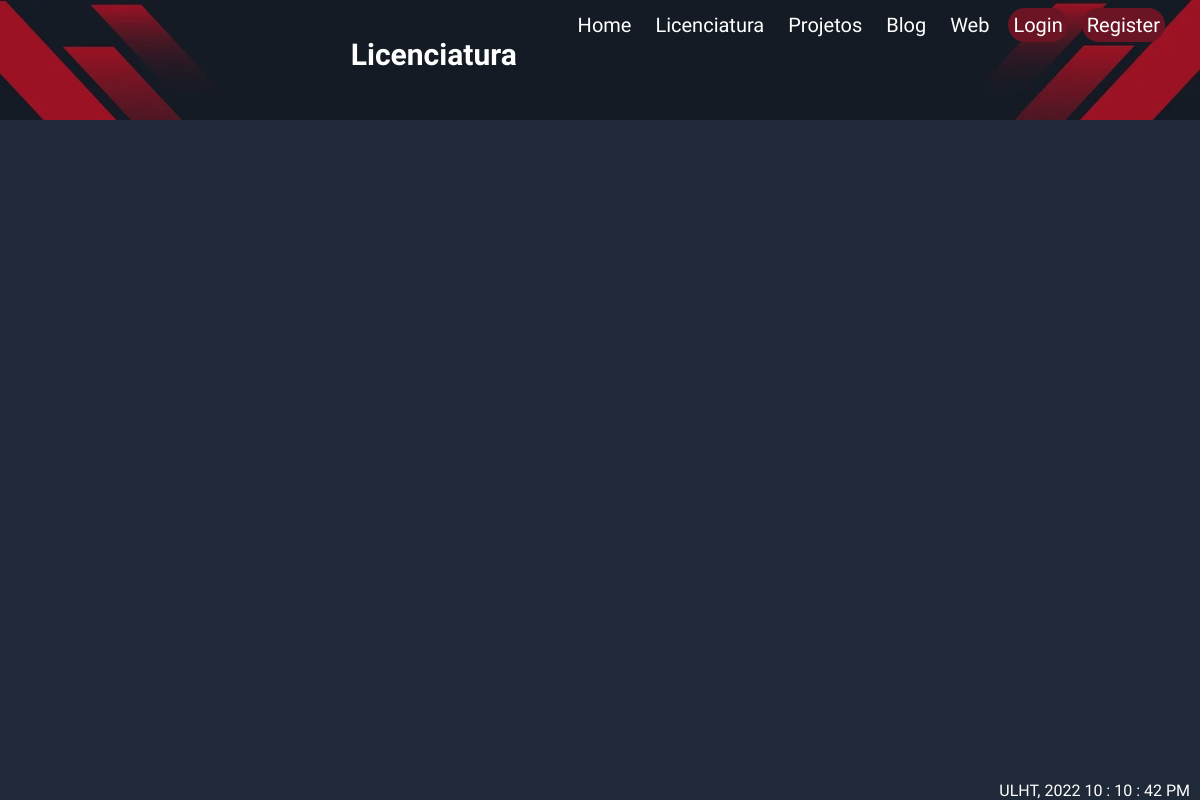
Page /licenciatura on the earlier database version.
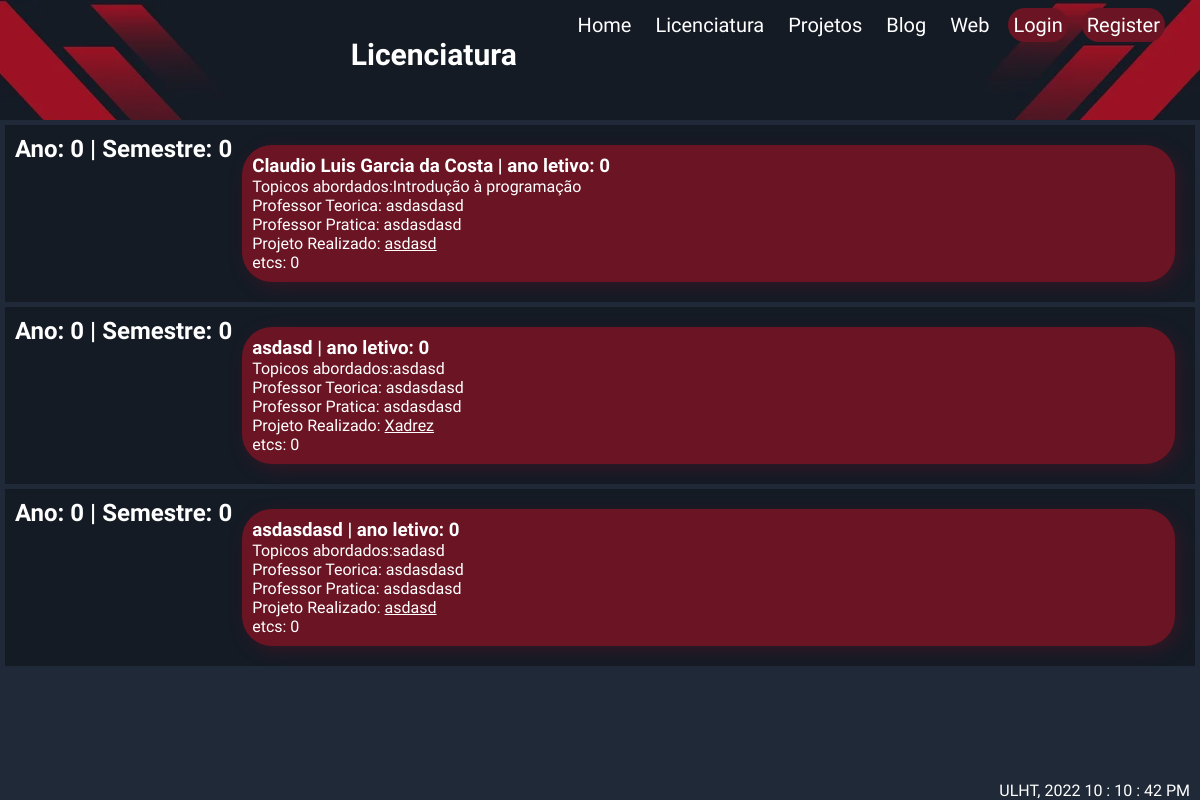
Same page on the later database version.
### portfolio/models.py (models this page shows, shortened)
class Subject(models.Model):
    name = models.CharField(max_length=30)
    year = models.IntegerField(default=0)
    etcs = models.IntegerField(default=0)
    semester = models.IntegerField(default=0)
    school_year = models.IntegerField(default=0)
    rank = models.IntegerField(default=0, validators=[
            MaxValueValidator(5),
            MinValueValidator(0)
        ])
    topics = models.CharField(max_length=100)
    students = models.ManyToManyField(Student, blank = True)
    teacher_theory = models.ForeignKey(Teacher, on_delete=models.CASCADE)
    teacher_practice = models.ManyToManyField(Teacher, related_name='practice_teacher')
    subject_project = models.OneToOneField(Project_small,on_delete=models.CASCADE)

class Person(models.Model):
    name = models.CharField(max_length=50)
    linkdin = models.URLField(blank=True, null=True)
    class Meta:
        abstract = True
    def __str__(self):
        return self.name

class Teacher(Person,models.Model):
    lusofona_url = models.URLField()

class Project(models.Model):
    title = models.CharField(max_length=50,default='')
    description = models.CharField(max_length=500)
    image = models.ImageField(upload_to='pictures/', blank=True)
    year = models.IntegerField(default=0)
    school_year = models.IntegerField(default=0)
    github = models.URLField()
    video_url = models.URLField()
    participants = models.ForeignKey(Student, on_delete=models.CASCADE)
    class Meta:
        abstract = True

class Project_small(Project,models.Model):
    tech = models.CharField(max_length=200)
    skills =  models.ManyToManyField(Skills, related_name='skills')
    teacher = models.ManyToManyField(Teacher, related_name='teacher')
    def __str__(self):
        return self.title

### portfolio/views.py (the view)
# urls.py: path('licenciatura', views.licenciatura_page_view, name='licenciatura'),
def licenciatura_page_view(request):
    context = {
        'cadeiras':Subject.objects.all().order_by('rank','year','semester')
    }
    return render(request, 'portfolio/licenciatura.html',context)

### portfolio/templates/portfolio/licenciatura.html (shortened to what this page needs)
{% extends 'portfolio/layout.html' %}
{% block extrahead %}
{% load static %}
<link rel="stylesheet" href="{% static 'portfolio/css/subject_box.css' %}">
<link rel="stylesheet" href="https://cdnjs.cloudflare.com/ajax/libs/font-awesome/4.7.0/css/font-awesome.min.css">
{% endblock %}
{% block header %}
<div class="welcome-text">Licenciatura</div>
{% endblock %}
{% block main %}
{% for cadeira in cadeiras %}
<div class="subjects-box">
    <h2>Ano: {{cadeira.year}} | Semestre: {{cadeira.semester}} </h2>
    <div class="subjects-text">
        <h3>{{cadeira.name}} | ano letivo: {{cadeira.school_year}}</h3>
        <p>Topicos abordados:{{cadeira.topics}}</p>
        <p>Professor Teorica: {{cadeira.teacher_theory}}</p>
        <p>Professor Pratica:
            {% for teacher in cadeira.teacher_practice.all %}
            {{teacher.name}}
        </p>
        {% endfor %}
        <p>Projeto Realizado:
            <a href="{{cadeira.subject_project.github}}">{{cadeira.subject_project}}</a>
        </p>
        <p>etcs: {{cadeira.etcs}}</p>
    </div>
</div>
{% endfor %}
{% endblock %}

Differences in the rows shown:
added Subject: year "0", semester "0", name "Claudio Luis Garcia da Costa", school_year "0", topics "Introdução à programação", teacher_theory "asdasdasd", subject_project "asdasd", etcs "0"
added Teacher: name "asdasdasd"
added Subject: year "0", semester "0", name "asdasd", school_year "0", topics "asdasd", teacher_theory "asdasdasd", subject_project "Xadrez", etcs "0"
added Subject: year "0", semester "0", name "asdasdasd", school_year "0", topics "sadasd", teacher_theory "asdasdasd", subject_project "asdasd", etcs "0"
